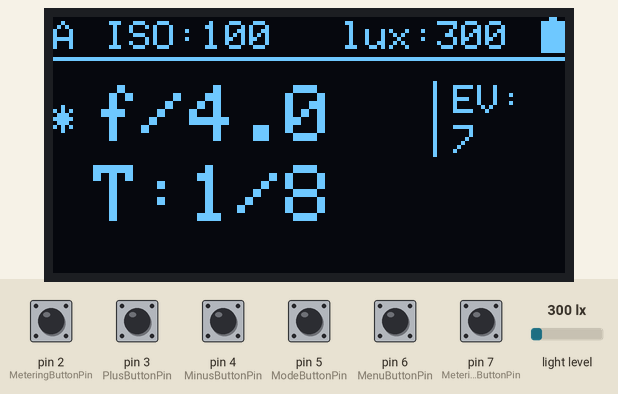
This sketch was run on a simulated Arduino Uno, built with avr-gcc and run on an emulated ATmega328P. Shown: 128×64 one-colour display. The test bench sets the inputs (shaded band); at power-on: pin 2 (MeteringButtonPin), pin 3 (PlusButtonPin), pin 4 (MinusButtonPin), pin 5 (ModeButtonPin), pin 6 (MenuButtonPin), pin 7 (MeteringModeButtonPin) HIGH, light level 300 lx. EEPROM starts erased.

Above: at 1.3 s.
1.4 s: pin 6 (MenuButtonPin) pulled LOW for 1 s
At 3.5 s:
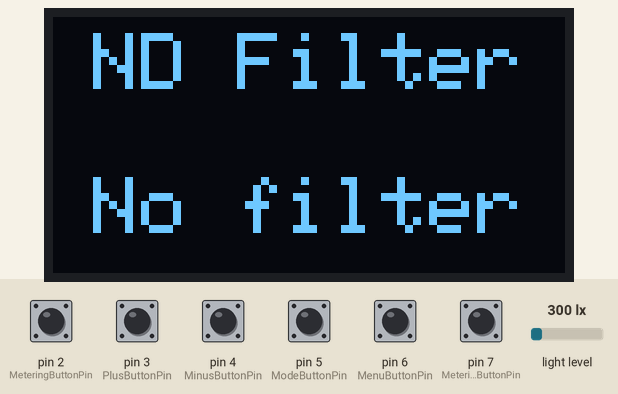
3.9 s: pin 2 (MeteringButtonPin) pulled LOW for 1 s
At 5.4 s:
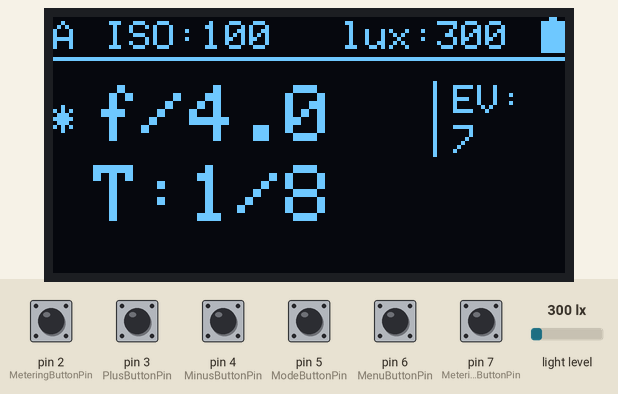
6.4 s: pin 5 (ModeButtonPin) pulled LOW for 0.15 s
At 7.5 s:
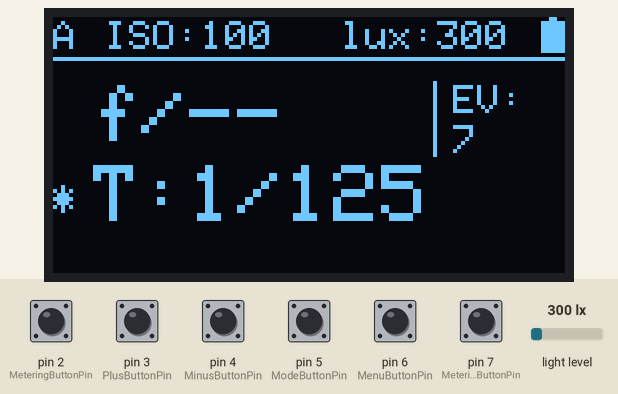
8.0 s: pin 7 (MeteringModeButtonPin) pulled LOW for 0.15 s
At 8.7 s:
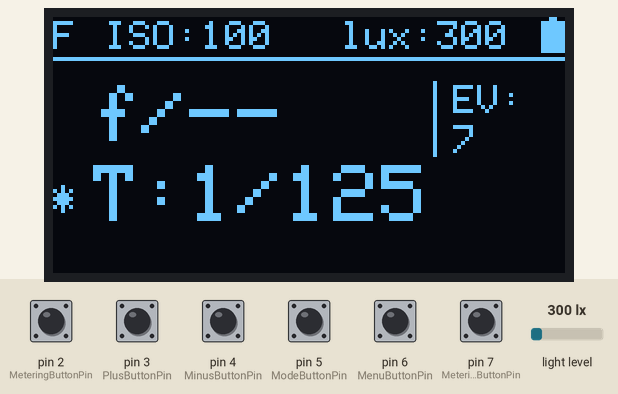
9.6 s: pin 3 (PlusButtonPin) pulled LOW for 0.15 s
At 11.0 s:
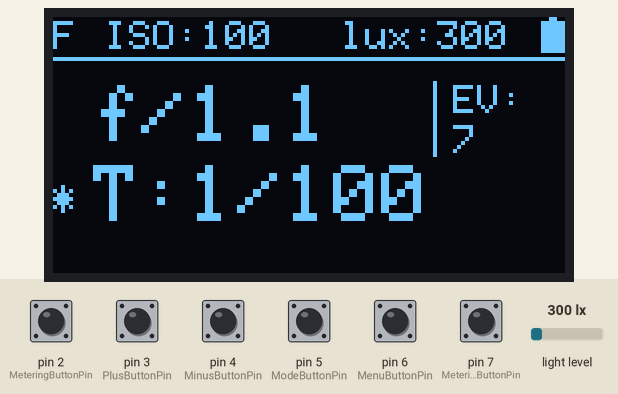
11.3 s: pin 6 (MenuButtonPin) pulled LOW for 1 s
At 11.44 s:
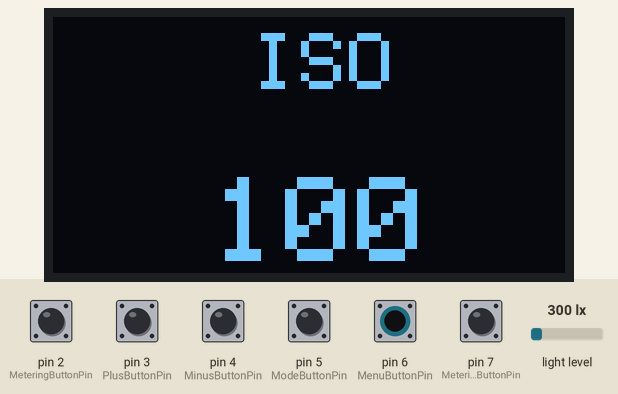
Timing chart, 0 to 14.3 s (numbered marks = the images above; inputs shaded):
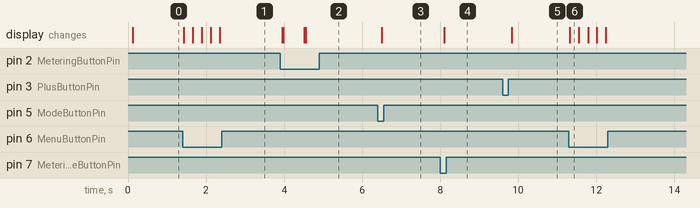

The sketch:

lightmeter.ino
```cpp
#include <SPI.h>
#include <Wire.h>
#include <Adafruit_GFX.h>
#include <Adafruit_SSD1306.h>
#include <BH1750.h>
#include <EEPROM.h>
#include <avr/sleep.h>

#define OLED_DC                 11
#define OLED_CS                 12
#define OLED_CLK                8 //10
#define OLED_MOSI               9 //9
#define OLED_RESET              10 //13
#define SCREEN_WIDTH 128 // OLED display width, in pixels
#define SCREEN_HEIGHT 64 // OLED display height, in pixels

Adafruit_SSD1306 display(SCREEN_WIDTH, SCREEN_HEIGHT, OLED_MOSI, OLED_CLK, OLED_DC, OLED_RESET, OLED_CS);

BH1750 lightMeter;

//#define DomeMultiplier          2.17                    // Multiplier when using a white translucid Dome covering the lightmeter
#define DomeMultiplier          1
#define MeteringButtonPin       2                       // Metering button pin
#define PlusButtonPin           3                       // Plus button pin
#define MinusButtonPin          4                       // Minus button pin
#define ModeButtonPin           5                       // Mode button pin
#define MenuButtonPin           6                       // ISO button pin
#define MeteringModeButtonPin   7                       // Metering Mode (Ambient / Flash)
//#define PowerButtonPin          2

#define MaxISOIndex             57
#define MaxApertureIndex        70
#define MaxTimeIndex            80
#define MaxNDIndex              13
#define MaxFlashMeteringTime    5000                    // ms

float   lux;
boolean Overflow = 0;                                   // Sensor got Saturated and Display "Overflow"
float   ISOND;
boolean ISOmode = 0;
boolean NDmode = 0;

boolean PlusButtonState;                // "+" button state
boolean MinusButtonState;               // "-" button state
boolean MeteringButtonState;            // Metering button state
boolean ModeButtonState;                // Mode button state
boolean MenuButtonState;                // ISO button state
boolean MeteringModeButtonState;        // Metering mode button state (Ambient / Flash)

boolean ISOMenu = false;
boolean NDMenu = false;
boolean mainScreen = false;

// EEPROM for memory recording
#define ISOIndexAddr        1
#define apertureIndexAddr   2
#define modeIndexAddr       3
#define T_expIndexAddr      4
#define meteringModeAddr    5
#define ndIndexAddr         6

#define defaultApertureIndex 12
#define defaultISOIndex      11
#define defaultModeIndex     0
#define defaultT_expIndex    19

uint8_t ISOIndex =          EEPROM.read(ISOIndexAddr);
uint8_t apertureIndex =     EEPROM.read(apertureIndexAddr);
uint8_t T_expIndex =        EEPROM.read(T_expIndexAddr);
uint8_t modeIndex =         EEPROM.read(modeIndexAddr);
uint8_t meteringMode =      EEPROM.read(meteringModeAddr);
uint8_t ndIndex =           EEPROM.read(ndIndexAddr);

int battVolts;
#define batteryInterval 10000
double lastBatteryTime = 0;

#include "lightmeter.h"

void setup() {
  pinMode(PlusButtonPin, INPUT_PULLUP);
  pinMode(MinusButtonPin, INPUT_PULLUP);
  pinMode(MeteringButtonPin, INPUT_PULLUP);
  pinMode(ModeButtonPin, INPUT_PULLUP);
  pinMode(MenuButtonPin, INPUT_PULLUP);
  pinMode(MeteringModeButtonPin, INPUT_PULLUP);

  //Serial.begin(115200);

  battVolts = getBandgap();  //Determins what actual Vcc is, (X 100), based on known bandgap voltage

  Wire.begin();
  lightMeter.begin(BH1750::ONE_TIME_HIGH_RES_MODE_2);
  //lightMeter.begin(BH1750::ONE_TIME_LOW_RES_MODE); // for low resolution but 16ms light measurement time.

  display.begin(SSD1306_SWITCHCAPVCC, 0x3D);
  display.setTextColor(WHITE);
  display.clearDisplay();

  // IF NO MEMORY WAS RECORDED BEFORE, START WITH THIS VALUES otherwise it will read "255"
  if (apertureIndex > MaxApertureIndex) {
    apertureIndex = defaultApertureIndex;
  }

  if (ISOIndex > MaxISOIndex) {
    ISOIndex = defaultISOIndex;
  }

  if (T_expIndex > MaxTimeIndex) {
    T_expIndex = defaultT_expIndex;
  }

  if (modeIndex < 0 || modeIndex > 1) {
    // Aperture priority. Calculating shutter speed.
    modeIndex = 0;
  }

  if (meteringMode > 1) {
    meteringMode = 0;
  }

  if (ndIndex > MaxNDIndex) {
    ndIndex = 0;
  }

  lux = getLux();
  refresh();
}

void loop() {
  if (millis() >= lastBatteryTime + batteryInterval) {
    lastBatteryTime = millis();
    battVolts = getBandgap();
  }

  readButtons();

  menu();

  if (MeteringButtonState == 0) {
    // Save setting if Metering button pressed.
    SaveSettings();

    lux = 0;
    refresh();

    if (meteringMode == 0) {
      // Ambient light meter mode.
      lightMeter.configure(BH1750::ONE_TIME_HIGH_RES_MODE_2);

      lux = getLux();

      if (Overflow == 1) {
        delay(10);
        getLux();
      }

      refresh();
      delay(200);
    } else if (meteringMode == 1) {
      // Flash light metering
      lightMeter.configure(BH1750::CONTINUOUS_LOW_RES_MODE);

      unsigned long startTime = millis();
      uint16_t currentLux = 0;
      lux = 0;

      while (true) {
        // check max flash metering time
        if (startTime + MaxFlashMeteringTime < millis()) {
          break;
        }

        currentLux = getLux();
        delay(16);

        if (currentLux > lux) {
          lux = currentLux;
        }
      }

      refresh();
    }
  }
}
```

Source omitted: lightmeter.h (16482 bytes)

Measured:
- after the input at 1.4 s, the display: first changes at once (image 1 shows a later state)
- after the input at 3.9 s, the display: first changes after 0.05 s (image 2 shows a later state)
- after the input at 6.4 s, the display: changes after 0.10 s (image 3)
- after the input at 8.0 s, the display: changes after 0.10 s (image 4)
- after the input at 9.6 s, the display: changes after 0.23 s (image 5)
- after the input at 11.3 s, the display: changes at once (image 6)
